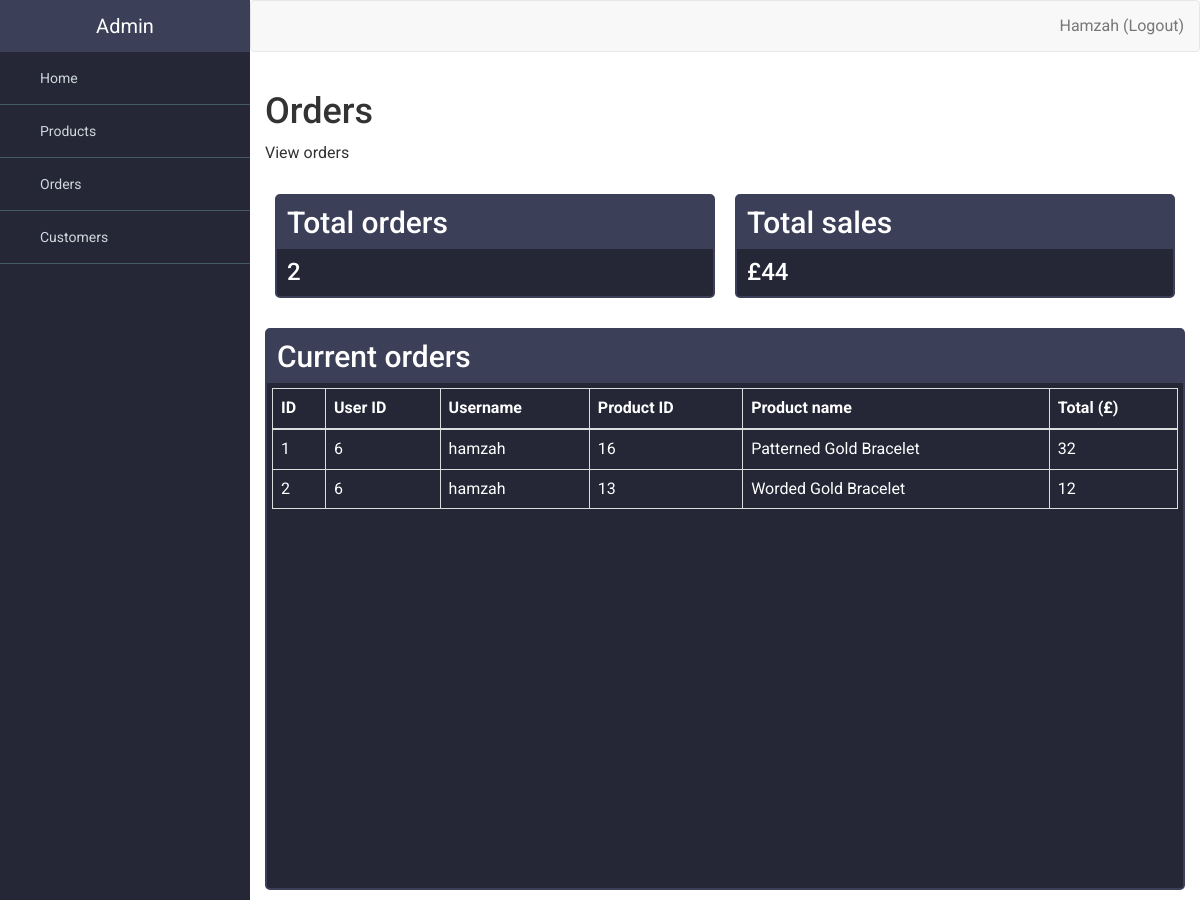
Page /AstonJewellerss/admin.php?page=orders (signed in) on the committed database.
### tables this page shows
CREATE TABLE `order_details` (
  `id` int(11) NOT NULL,
  `user_id` int(11) NOT NULL,
  `product_id` int(11) NOT NULL,
  `total` float NOT NULL
);

CREATE TABLE `users` (
  `id` int(11) NOT NULL,
  `username` varchar(30) NOT NULL,
  `admin` tinyint(1) NOT NULL,
  `email` varchar(255) NOT NULL,
  `password` varchar(255) NOT NULL,
  `join_date` date NOT NULL,
  `fname` varchar(255) NOT NULL,
  `lname` varchar(255) NOT NULL
);

CREATE TABLE `product` (
  `id` int(11) NOT NULL,
  `name` varchar(255) NOT NULL,
  `price` float NOT NULL,
  `type` varchar(20) NOT NULL,
  `image` varchar(255) NOT NULL,
  `desc` varchar(500) NOT NULL,
  `alt_text` text NOT NULL,
  `created_at` date NOT NULL,
  `updated_at` date NOT NULL,
  `stock` int(11) NOT NULL,
  `sale` tinyint(4) DEFAULT 0
);

### AstonJewellerss/admin-pages/orders.php (the view)
<?php
$conn = getDb();
$stat = $conn->prepare("SELECT * FROM order_details");
$stat->execute();
$result = $stat->fetchAll(PDO::FETCH_ASSOC);
$total_orders = $stat->rowCount();
$total_cost = $conn->prepare("SELECT SUM(total) AS value_sum FROM order_details");
$total_cost->execute();
$row = $total_cost->fetch(PDO::FETCH_ASSOC);
$username_stmt = $conn->prepare("SELECT username FROM users WHERE id=:id");
$product_stmt = $conn->prepare("SELECT name FROM product WHERE id=:id");
echo '
<h1>Orders</h1>
<p>View orders</p>
<div class="total-stats">
    <ul class="flex cards">
    <li>
        <h2>Total orders</h2>
        <h3 class="stats">';?> <?php echo $total_orders; echo '</h3>
    </li>
    <li>
        <h2>Total sales</h2>
        <h3 class="stats">';?> <?php echo "£". $row['value_sum']; echo '</h3>
    </li>
    </ul>
</div>
<div class="order-table">
    <ul class="flex cards">
    <li>
        <h2>Current orders</h2>
        <div id="table-wrapper">
            <div id="table-scroll">
                <table id="existing-products" class="table table-bordered">
                <thead>
                    <tr>
                        <th>ID</th>
                        <th>User ID</th>
                        <th>Username</th>
                        <th>Product ID</th>
                        <th>Product name</th>
                        <th>Total (£)</th>
                    </tr>
                </thead>
                <tbody> '?>
                    <?php foreach ($result as $row) {
                        $username_stmt->execute(["id" => $row["user_id"]]);
                        $username = $username_stmt->fetch(PDO::FETCH_ASSOC);
                        $product_stmt->execute(["id" => $row["product_id"]]);
                        $product_name = $product_stmt->fetch(PDO::FETCH_ASSOC);
                        ?>
                    <tr id="<?php echo $row["id"]; ?>">
                    <td><?php echo $row["id"]; ?></td>
                    <td><?php echo $row["user_id"]; ?></td>
                    <td><?php echo $username["username"] ?></td>
                    <td><?php echo $row["product_id"]; ?></td>
                    <td><?php echo $product_name["name"] ?></td>
                    <td><?php echo $row["total"]; ?></td>
                    </tr>
                    <?php } echo '
                </tbody>
            </table>
        </div>
    </div>
    </li>
    </ul>
</div>
'?>

### AstonJewellerss/css/admin.css (style rules this page uses)
body { overflow-x: hidden; font-family: 'Roboto', sans-serif; font-size: 16px; }
.cards { list-style: none; margin: 0; padding: 0; }
.cards li { border: 2px solid rgb(60, 63, 88); border-radius:5px; background-color: rgb(37, 38, 54); color: #fff; flex: 1 1 200px; }
.cards h2 { background-color: rgb(60, 63, 88); margin: 0; padding: 10px; }
.flex { display: flex; flex-wrap: wrap; margin: 0 -10px; }
.flex li { flex: 1 1 200px; margin: 10px; }
#table-wrapper { position:relative; }
#table-scroll { height:250px; overflow:auto; margin: 5px; }
.total-stats, .total-stats h3 { margin: auto; padding: 10px; }
.order-table #table-wrapper { height: 500px; }

### rows in the picture
order_details: id "1", user "6", user.username "hamzah", product "16", product.name "Patterned Gold Bracelet", total "32"
order_details: id "2", user "6", user.username "hamzah", product "13", product.name "Worded Gold Bracelet", total "12"

### other values in the picture
$_SESSION['fname'] "Hamzah"
$total_orders "2"
$row['value_sum'] "44"
